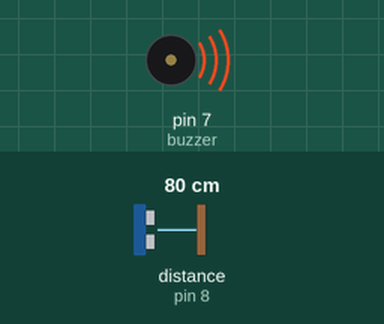
This sketch was run on a simulated Arduino Leonardo, built with avr-gcc and run on an emulated ATmega32U4. Shown: buzzer (waves = sounding). Wiring (inferred from the names in the program): ultrasonic range finder: trigger pin 9; echo pin 8. The inputs (shaded band) are chosen by the test bench; at power-on: distance to the obstacle (sensor on pin 8) 80 cm. The echo pulse lasts 58.3 µs per cm; what the sketch prints to the serial monitor is not drawn.

Above: at 0.5 s.
Timing chart, 0 to 4.6 s (numbered marks = the images above):
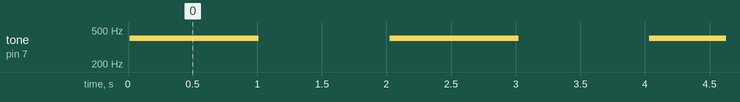

The sketch:

Project_Telemetry.ino
```cpp
#include <SoftwareSerial.h> //library untuk membuat pin digital di arduino menjadi Tx dan Rx.

#define trigPin 9 //trigerpin di arduino pin 9
#define echoPin 8 //echopin di arduino pin 8
const int buzzer = 7; //buzzer di arduino pin 7
SoftwareSerial Serial1(3,4);//Set Rx (Reciever) di pin 3, dan Tx (transmiter) di pin 4, lalu pasang Tx di Telemtry di Rx di arduino atau pin 3, dan pasang Rx di telemetry di Tx di arduino atau pin 4

void setup() {

Serial.begin (57600); //serial monitor di alat

Serial1.begin (57600); //serial monitor di monitor yang dikontrol dari jauh

pinMode(buzzer, OUTPUT); //buzzer di set menjadi output

pinMode(trigPin, OUTPUT); //trigerpin adalah pin yang mentransmisikan sinyal radio yang di set menjadi output

pinMode(echoPin, INPUT); //echopin adalah pin yang menerima sinyal radio yang di set menjadi input

}

void loop() {


long duration, distance;

digitalWrite(trigPin, LOW); //set trigerpin low atau mati

delayMicroseconds(2); //selama 2 microsecond

digitalWrite(trigPin, HIGH); //set trigerpin high atau nyala

delayMicroseconds(10); //selama 10 microsecond

digitalWrite(trigPin, LOW); //set tigerpin low atau mati

duration = pulseIn(echoPin, HIGH); //nilai durasi adalah nilai pulsa yang masuk di pin echo yang di set high atau nyala

distance = duration*0.034/2; //distance atau jarak adalah ( (waktu*kecepatan suara)/2 )kecepatan suara itu sendiri sebesar 340m/s lalu diubah ke 0.034 cm/microsec jika diubah ke meter menjadi 0.00034 m/microsecond


  if(distance < 300){

Serial.print("Ada Kapal yang Mendekat");
Serial1.print("Ada Kapal yang Mendekat");
Serial.print(" Distance in Centimeter : ");
Serial.println(distance); //tampilkan nilai jarak di dalam serial monitor
Serial1.print(" Distance in Centimeter : ");
Serial1.println(distance); //tampilkan nilai jarak di dalam serial monitor


tone(buzzer, 400); //gelombang suara sebesar 400 Hz

delay(1000); //Suara tersebut selama 1 detik

noTone(buzzer); //Suara akan berhenti

delay(1000); //Berhenti selama 1 detik
} else{
  Serial.print("Tidak ada Kapal yang Mendekat");
  Serial1.print("Tidak ada Kapal yang Mendekat");
  Serial.print(" Distance in Centimeter : ");
  Serial.println(distance); //tampilkan nilai jarak di dalam serial monitor
  Serial1.print(" Distance in Centimeter : ");
  Serial1.println(distance); //tampilkan nilai jarak di dalam serial monitor
  }

}
```

Measured:
- by itself, tone on pin 7 (buzzer): alternates 400 Hz for 1.0 s and silent for 1.0 s
